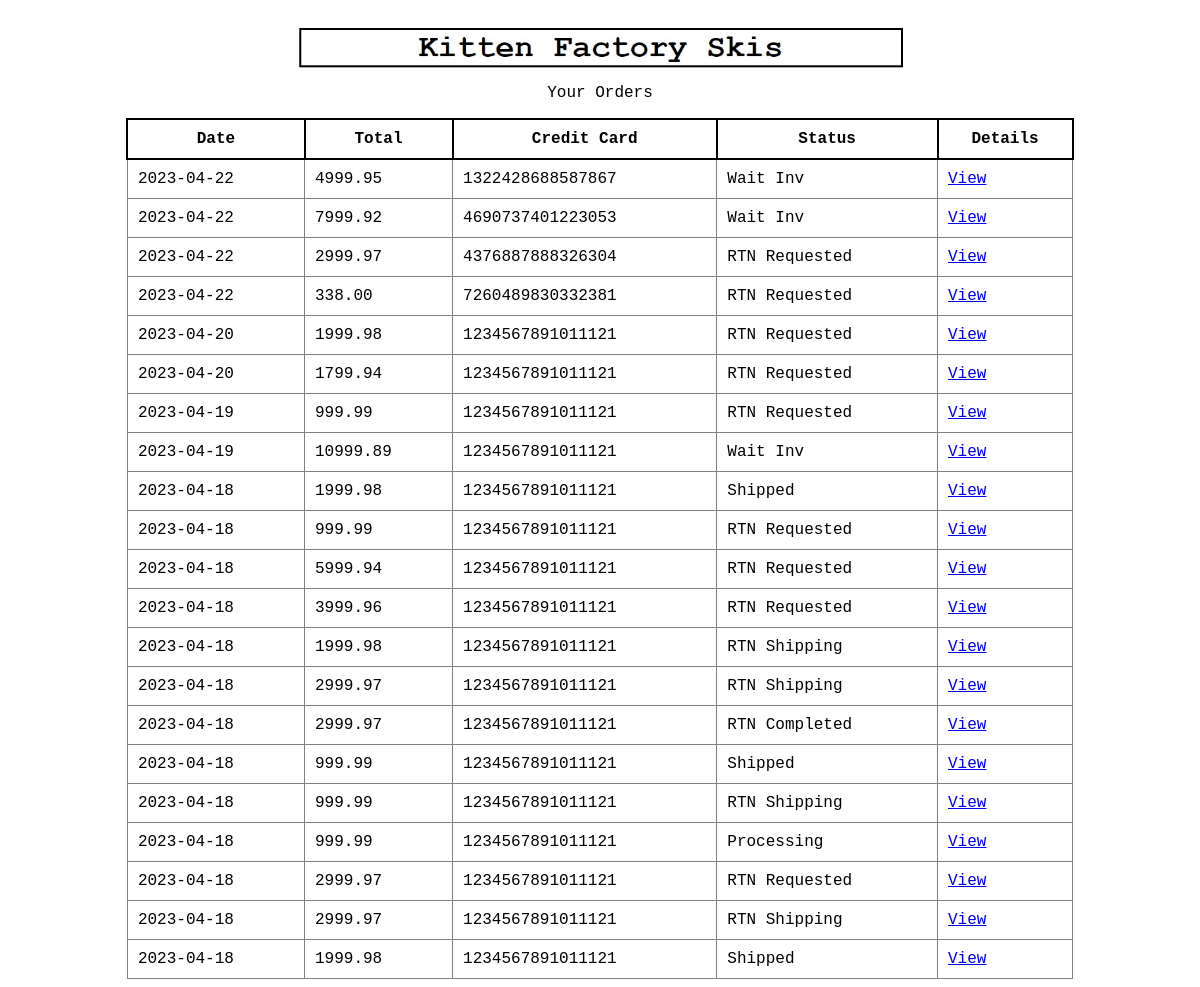
The page /code/customer/orders_list.php (signed in) on the database its author committed.
### tables this page shows
CREATE TABLE IF NOT EXISTS `orders` (
  `ORD_ID` int NOT NULL AUTO_INCREMENT,
  `total_price` decimal(10,2) NOT NULL,
  `status` varchar(50) NOT NULL,
  `date` date NOT NULL,
  `PMT_ID` int NOT NULL,
  `CUST_ID` int NOT NULL,
  PRIMARY KEY (`ORD_ID`),
  KEY `PMT_ID` (`PMT_ID`),
  KEY `CUST_ID` (`CUST_ID`)
);

CREATE TABLE IF NOT EXISTS `payment` (
  `PMT_ID` int NOT NULL AUTO_INCREMENT,
  `exp_date` varchar(10) NOT NULL,
  `credit_card` varchar(16) NOT NULL,
  `CUST_ID` int NOT NULL,
  PRIMARY KEY (`PMT_ID`),
  KEY `CUST_ID` (`CUST_ID`)
);

### code/customer/orders_list.php (the view, shortened to what this page needs)
<html>
	<head>
		<link rel="stylesheet" type="text/css" href="../../styles/styles.css">
		<div class="container">
			<br><a href="../both/home_page.php"><img src="../../images/logo.jpg" width="605" height="42"></img></a>
		</div>
	</head>
</html>
<?php
require_once "../authorization/user.php";
$username = '';
if(!isset($_SESSION['user'])) {
	header("Location: ../authorization/unauthorized.php");
	exit();
} else {
	$user = $_SESSION['user'];
	$username = $user->username;
}
$conn = new mysqli($hn, $un, $pw, $db);
$query = "SELECT USER_ID FROM users WHERE username = '$username';";
$result = $conn->query($query);
$row = $result->fetch_array(MYSQLI_ASSOC);
$USER_ID = $row['USER_ID'];
$query = "SELECT customer.CUST_ID
			FROM customer
			JOIN users
			ON customer.USER_ID = users.USER_ID
			WHERE users.USER_ID = '$USER_ID';
			";
$result = $conn->query($query);
$row = $result->fetch_array(MYSQLI_ASSOC);
$CUST_ID = $row['CUST_ID'];
$query = "SELECT orders.*, payment.credit_card
			FROM orders
			JOIN payment ON orders.PMT_ID = payment.PMT_ID
			WHERE orders.CUST_ID = '$CUST_ID'
			ORDER BY date DESC;";
$result = $conn->query($query);
echo <<<_END
	<div class="container">
		<p>Your Orders</p>
	<table>
		<tr>
			<th>Date</th>
			<th>Total</th>
			<th>Credit Card</th>
			<th>Status</th>
			<th>Details</th>
		</tr>
_END;
$rows = $result->num_rows;
for($j = 0; $j < $rows; $j++) {
	$row = $result->fetch_array(MYSQLI_ASSOC);
	echo "<tr>";
	echo "<td>" . $row['date'] . "</td>";
	echo "<td>" . $row['total_price'] . "</td>";
	echo "<td>" . $row['credit_card'] . "</td>";
	echo "<td>" . $row['status'] . "</td>";
	echo "<td>" . "<a href='order_details.php?ORD_ID=$row[ORD_ID]'>View</a>" . "</td>";
	echo "</tr>";
}
echo "</table></div>";
?>

### styles/styles.css (style rules this page uses)
.container { display: flex; flex-direction: column; justify-content: center; align-items: center; font-family: Courier New, Courier, monospace; }
table { border-collapse: collapse; width: 80%; }
th { border: 2px solid black; font-weight: bold; text-align: center; padding: 10px; }
td { border: 1px solid grey; text-align: left; padding: 10px; }

### rows shown on the page
orders: date "2023-04-22", total_price "4999.95", PMT_ID.credit_card "1322428688587867", status "Wait Inv"
orders: date "2023-04-22", total_price "7999.92", PMT_ID.credit_card "4690737401223053", status "Wait Inv"
orders: date "2023-04-22", total_price "2999.97", PMT_ID.credit_card "4376887888326304", status "RTN Requested"
orders: date "2023-04-22", total_price "338.00", PMT_ID.credit_card "7260489830332381", status "RTN Requested"
orders: date "2023-04-20", total_price "1999.98", PMT_ID.credit_card "1234567891011121", status "RTN Requested"
orders: date "2023-04-20", total_price "1799.94", PMT_ID.credit_card "1234567891011121", status "RTN Requested"
orders: date "2023-04-19", total_price "999.99", PMT_ID.credit_card "1234567891011121", status "RTN Requested"
orders: date "2023-04-19", total_price "10999.89", PMT_ID.credit_card "1234567891011121", status "Wait Inv"
orders: date "2023-04-18", total_price "1999.98", PMT_ID.credit_card "1234567891011121", status "Shipped"
orders: date "2023-04-18", total_price "999.99", PMT_ID.credit_card "1234567891011121", status "RTN Requested"
orders: date "2023-04-18", total_price "5999.94", PMT_ID.credit_card "1234567891011121", status "RTN Requested"
orders: date "2023-04-18", total_price "3999.96", PMT_ID.credit_card "1234567891011121", status "RTN Requested"
orders: date "2023-04-18", total_price "1999.98", PMT_ID.credit_card "1234567891011121", status "RTN Shipping"
orders: date "2023-04-18", total_price "2999.97", PMT_ID.credit_card "1234567891011121", status "RTN Shipping"
orders: date "2023-04-18", total_price "2999.97", PMT_ID.credit_card "1234567891011121", status "RTN Completed"
orders: date "2023-04-18", total_price "999.99", PMT_ID.credit_card "1234567891011121", status "Shipped"
orders: date "2023-04-18", total_price "999.99", PMT_ID.credit_card "1234567891011121", status "RTN Shipping"
orders: date "2023-04-18", total_price "999.99", PMT_ID.credit_card "1234567891011121", status "Processing"
orders: date "2023-04-18", total_price "2999.97", PMT_ID.credit_card "1234567891011121", status "RTN Requested"
orders: date "2023-04-18", total_price "2999.97", PMT_ID.credit_card "1234567891011121", status "RTN Shipping"
orders: date "2023-04-18", total_price "1999.98", PMT_ID.credit_card "1234567891011121", status "Shipped"
